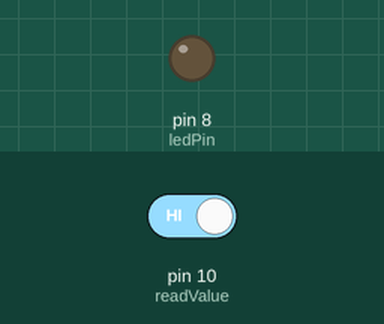
The sketch below on a simulated Arduino Uno, built with avr-gcc and run on an emulated ATmega328P. On the bench: output pins drawn as LEDs (lit = HIGH). The test bench sets the inputs (shaded band); at power-on: pin 10 (readValue) HIGH. What the sketch prints to the serial monitor is not drawn.

Above: at 1.2 s.
1.3 s: pin 10 (readValue) driven LOW
At 1.6 s:
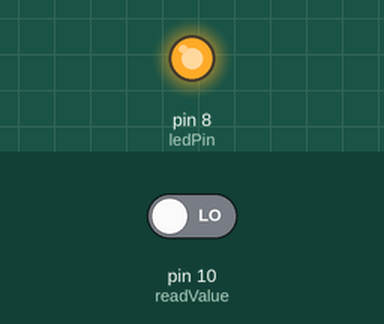
2.8 s: pin 10 (readValue) driven HIGH
At 4.0 s:
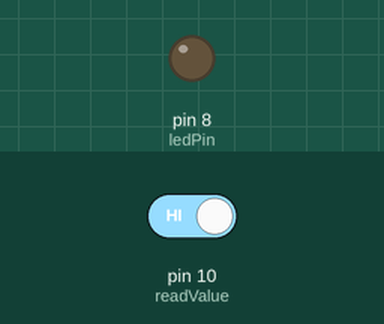
Timing chart, 0 to 5.8 s (numbered marks = the images above; inputs shaded):
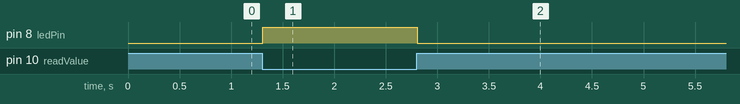

Measured:
- after the input at 1.3 s, pin 8 (ledPin): LOW → HIGH at once
- after the input at 2.8 s, pin 8 (ledPin): HIGH → LOW at once

The sketch:

pullupLedConnection.ino
```cpp
int readValue=10;
int digiVal;
int ledPin=8;

void setup(){
pinMode(readValue,INPUT);
pinMode(ledPin,OUTPUT);
Serial.begin(9600);

}

void loop(){
    digiVal=digitalRead(readValue);
    Serial.println(digiVal);
    if(digiVal==0){
        digitalWrite(ledPin,HIGH);
        //ref the circuit diagram for doubts
    }
    if(digiVal==1){
        digitalWrite(ledPin,LOW);
        //Its low , if any doubts ref the diagram
    }

}
```
